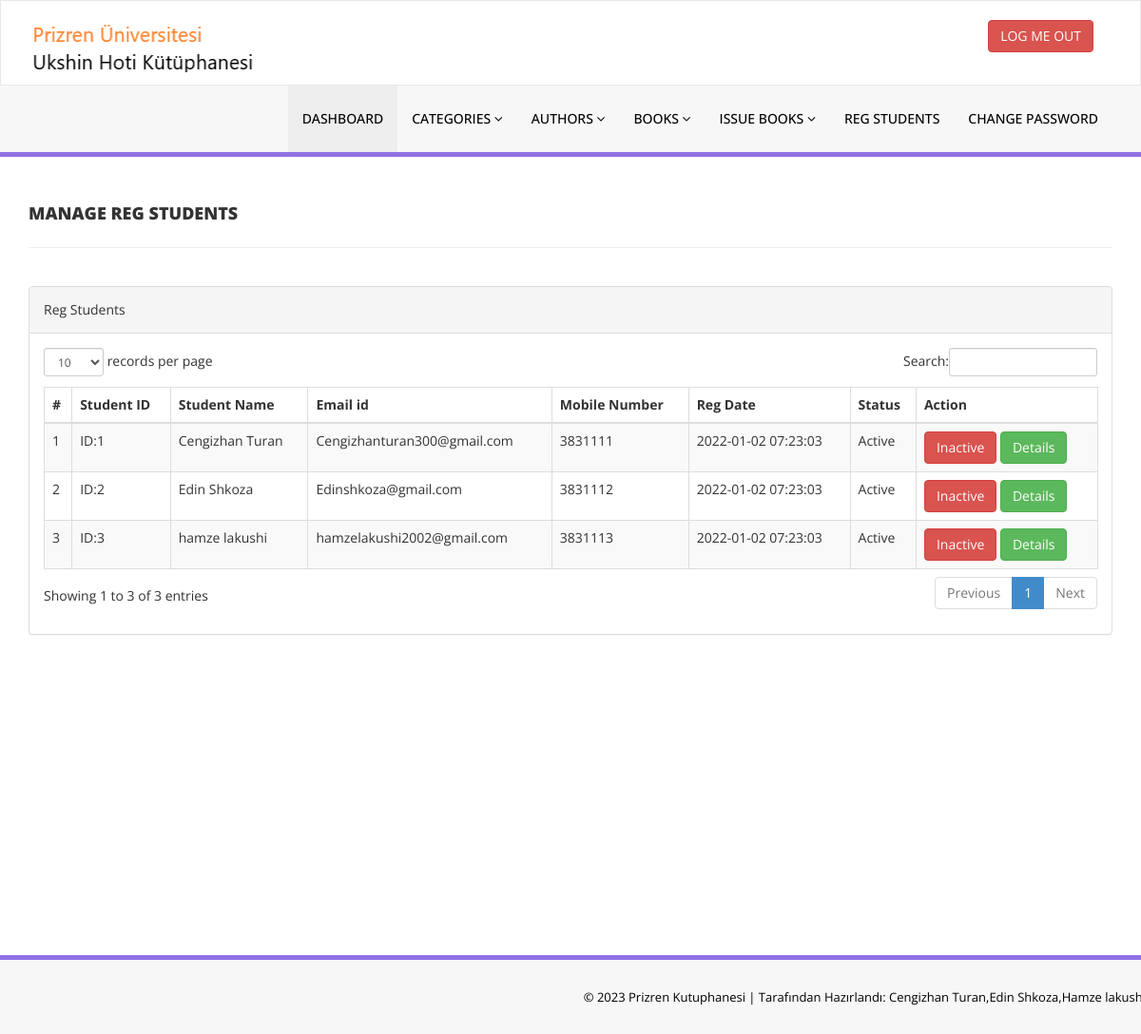
The app's page /admin/reg-students.php (signed in) with its own data.
### tables this page shows
CREATE TABLE `tblstudents` (
  `id` int(11) NOT NULL,
  `StudentId` varchar(100) DEFAULT NULL,
  `FullName` varchar(120) DEFAULT NULL,
  `EmailId` varchar(120) DEFAULT NULL,
  `MobileNumber` char(11) DEFAULT NULL,
  `Password` varchar(120) DEFAULT NULL,
  `Status` int(1) DEFAULT NULL,
  `RegDate` timestamp NULL DEFAULT current_timestamp(),
  `UpdationDate` timestamp NULL DEFAULT NULL ON UPDATE current_timestamp()
);

### htdocs/admin/reg-students.php (the view, shortened to what this page needs)
<?php
include('includes/config.php');
if(strlen($_SESSION['alogin'])==0)
    {
header('location:index.php');
}
else{
    ?>
<!DOCTYPE html>
<html xmlns="http://www.w3.org/1999/xhtml">
<head>
    <link href="assets/css/bootstrap.css" rel="stylesheet" />
    <link href="assets/css/font-awesome.css" rel="stylesheet" />
    <link href="assets/js/dataTables/dataTables.bootstrap.css" rel="stylesheet" />
    <link href="assets/css/style.css" rel="stylesheet" />
</head>
<body>
<?php include('includes/header.php');?>
    <div class="content-wrapper">
         <div class="container">
        <div class="row pad-botm">
            <div class="col-md-12">
                <h4 class="header-line">Manage Reg Students</h4>
    </div>
        </div>
            <div class="row">
                <div class="col-md-12">
                    <div class="panel panel-default">
                        <div class="panel-heading">
                          Reg Students
                        </div>
                        <div class="panel-body">
                            <div class="table-responsive">
                                <table class="table table-striped table-bordered table-hover" id="dataTables-example">
                                    <thead>
                                        <tr>
                                            <th>#</th>
                                            <th>Student ID</th>
                                            <th>Student Name</th>
                                            <th>Email id </th>
                                            <th>Mobile Number</th>
                                            <th>Reg Date</th>
                                            <th>Status</th>
                                            <th>Action</th>
                                        </tr>
                                    </thead>
                                    <tbody>
<?php $sql = "SELECT * from tblstudents";
$query = $dbh -> prepare($sql);
$query->execute();
$results=$query->fetchAll(PDO::FETCH_OBJ);
$cnt=1;
if($query->rowCount() > 0)
{
foreach($results as $result)
{               ?>
                                        <tr class="odd gradeX">
                                            <td class="center"><?php echo htmlentities($cnt);?></td>
                                            <td class="center"><?php echo htmlentities($result->StudentId);?></td>
                                            <td class="center"><?php echo htmlentities($result->FullName);?></td>
                                            <td class="center"><?php echo htmlentities($result->EmailId);?></td>
                                            <td class="center"><?php echo htmlentities($result->MobileNumber);?></td>
                                             <td class="center"><?php echo htmlentities($result->RegDate);?></td>
                                            <td class="center"><?php if($result->Status==1)
                                            {
                                                echo htmlentities("Active");
                                            } else {
                                            echo htmlentities("Blocked");
}
                                            ?></td>
                                            <td class="center">
<?php if($result->Status==1)
 {?>
<a href="reg-students.php?inid=<?php echo htmlentities($result->id);?>" onclick="return confirm('Are you sure you want to block this student?');" >  <button class="btn btn-danger"> Inactive</button>
<?php } else {?>
<a href="reg-students.php?id=<?php echo htmlentities($result->id);?>" onclick="return confirm('Are you sure you want to active this student?');"><button class="btn btn-primary"> Active</button>
                                            <?php } ?>
<a href="student-history.php?stdid=<?php echo htmlentities($result->StudentId);?>"><button class="btn btn-success"> Details</button>
                                            </td>
                                        </tr>
 <?php $cnt=$cnt+1;}} ?>
                                    </tbody>
                                </table>
                            </div>
                        </div>
                    </div>
                </div>
            </div>
    </div>
    </div>
  <?php include('includes/footer.php');?>
</body>
</html>
<?php } ?>

### htdocs/admin/assets/css/style.css (style rules this page uses)
.content-wrapper { margin-top: 40px; min-height:800px; padding-bottom:90px; }
.header-line { font-weight:900; padding-bottom:25px; border-bottom:1px solid #eeeeee; text-transform:uppercase; }
.pad-botm { padding-bottom:30px; }

### records on screen
tblstudents: StudentId "ID:1", FullName "Cengizhan Turan", EmailId "Cengizhanturan300@gmail.com", MobileNumber "3831111", RegDate "2022-01-02 07:23:03"
tblstudents: StudentId "ID:2", FullName "Edin Shkoza", EmailId "Edinshkoza@gmail.com", MobileNumber "3831112", RegDate "2022-01-02 07:23:03"
tblstudents: StudentId "ID:3", FullName "hamze lakushi", EmailId "hamzelakushi2002@gmail.com", MobileNumber "3831113", RegDate "2022-01-02 07:23:03"
